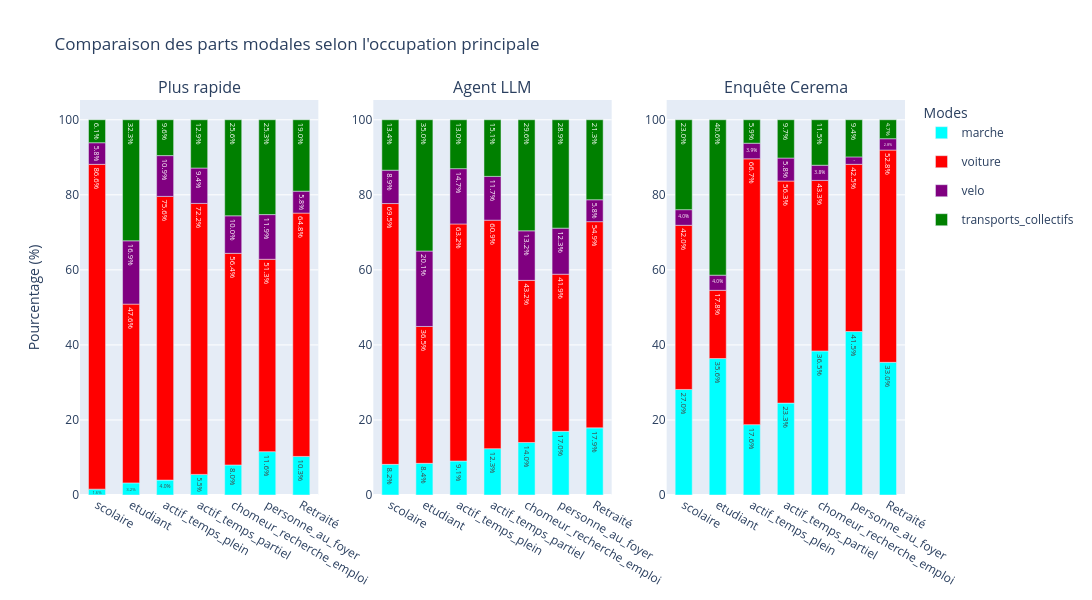

Write notebook code for a chart like this one.
### Code cell
bar_graph(moves, cerema["parts_modales_2023"]["occupation"], "Comparaison des parts modales selon l'occupation principale", x_name="Occupation principale")

### Figure 1 — Plotly figure (JSON) as saved in the notebook; plotly's stock layout.template omitted (floating-point values rounded to 4 significant figures)
{"data": [{"legendgroup": "marche", "marker": {"color": "cyan"}, "name": "marche", "showlegend": true, "text": ["1.56062424969988", "3.225806451612903", "3.9738430583501003", "5.4888507718696395", "8.0", "11.552346570397113", "10.279187817258883"], "textposition": "inside", "texttemplate": "%{text:.1f}%", "type": "bar", "x": ["scolaire", "etudiant", "actif_temps_plein", "actif_temps_partiel", "chomeur_recherche_emploi", "personne_au_foyer", "Retraité"], "xaxis": "x", "y": [13, 13, 79, 32, 20, 32, 81], "yaxis": "y"}, {"legendgroup": "voiture", "marker": {"color": "red"}, "name": "voiture", "showlegend": true, "text": ["86.5546218487395", "47.64267990074442", "75.6036217303823", "72.21269296740995", "56.39999999999999", "51.26353790613718", "64.84771573604061"], "textposition": "inside", "texttemplate": "%{text:.1f}%", "type": "bar", "x": ["scolaire", "etudiant", "actif_temps_plein", "actif_temps_partiel", "chomeur_recherche_emploi", "personne_au_foyer", "Retraité"], "xaxis": "x", "y": [721, 192, 1503, 421, 141, 142, 511], "yaxis": "y"}, {"legendgroup": "velo", "marker": {"color": "purple"}, "name": "velo", "showlegend": true, "text": ["5.762304921968788", "16.87344913151365", "10.865191146881289", "9.433962264150944", "10.0", "11.913357400722022", "5.83756345177665"], "textposition": "inside", "texttemplate": "%{text:.1f}%", "type": "bar", "x": ["scolaire", "etudiant", "actif_temps_plein", "actif_temps_partiel", "chomeur_recherche_emploi", "personne_au_foyer", "Retraité"], "xaxis": "x", "y": [48, 68, 216, 55, 25, 33, 46], "yaxis": "y"}, {"legendgroup": "transports_collectifs", "marker": {"color": "green"}, "name": "transports_collectifs", "showlegend": true, "text": ["6.122448979591836", "32.25806451612903", "9.557344064386317", "12.864493996569468", "25.6", "25.27075812274368", "19.035532994923855"], "textposition": "inside", "texttemplate": "%{text:.1f}%", "type": "bar", "x": ["scolaire", "etudiant", "actif_temps_plein", "actif_temps_partiel", "chomeur_recherche_emploi", "personne_au_foyer", "Retraité"], "xaxis": "x", "y": [51, 130, 190, 75, 64, 70, 150], "yaxis": "y"}, {"legendgroup": "marche", "marker": {"color": "cyan"}, "name": "marche", "showlegend": false, "text": ["8.16326530612245", "8.436724565756824", "9.054325955734406", "12.34991423670669", "14.000000000000002", "16.967509025270758", "17.893401015228427"], "textposition": "inside", "texttemplate": "%{text:.1f}%", "type": "bar", "x": ["scolaire", "etudiant", "actif_temps_plein", "actif_temps_partiel", "chomeur_recherche_emploi", "personne_au_foyer", "Retraité"], "xaxis": "x2", "y": [68, 34, 180, 72, 35, 47, 141], "yaxis": "y2"}, {"legendgroup": "voiture", "marker": {"color": "red"}, "name": "voiture", "showlegend": false, "text": ["69.5078031212485", "36.47642679900744", "63.17907444668008", "60.891938250428815", "43.2", "41.87725631768953", "54.9492385786802"], "textposition": "inside", "texttemplate": "%{text:.1f}%", "type": "bar", "x": ["scolaire", "etudiant", "actif_temps_plein", "actif_temps_partiel", "chomeur_recherche_emploi", "personne_au_foyer", "Retraité"], "xaxis": "x2", "y": [579, 147, 1256, 355, 108, 116, 433], "yaxis": "y2"}, {"legendgroup": "velo", "marker": {"color": "purple"}, "name": "velo", "showlegend": false, "text": ["8.883553421368548", "20.099255583126553", "14.738430583501005", "11.663807890222985", "13.200000000000001", "12.274368231046932", "5.83756345177665"], "textposition": "inside", "texttemplate": "%{text:.1f}%", "type": "bar", "x": ["scolaire", "etudiant", "actif_temps_plein", "actif_temps_partiel", "chomeur_recherche_emploi", "personne_au_foyer", "Retraité"], "xaxis": "x2", "y": [74, 81, 293, 68, 33, 34, 46], "yaxis": "y2"}, {"legendgroup": "transports_collectifs", "marker": {"color": "green"}, "name": "transports_collectifs", "showlegend": false, "text": ["13.445378151260504", "34.98759305210918", "13.028169014084506", "15.09433962264151", "29.599999999999998", "28.880866425992778", "21.31979695431472"], "textposition": "inside", "texttemplate": "%{text:.1f}%", "type": "bar", "x": ["scolaire", "etudiant", "actif_temps_plein", "actif_temps_partiel", "chomeur_recherche_emploi", "personne_au_foyer", "Retraité"], "xaxis": "x2", "y": [112, 141, 259, 88, 74, 80, 168], "yaxis": "y2"}, {"legendgroup": "marche", "marker": {"color": "cyan"}, "name": "marche", "showlegend": false, "text": ["27.0", "35.64356435643564", "17.647058823529413", "23.300970873786408", "36.53846153846153", "41.509433962264154", "33.0188679245283"], "textposition": "inside", "texttemplate": "%{text:.1f}%", "type": "bar", "x": ["scolaire", "etudiant", "actif_temps_plein", "actif_temps_partiel", "chomeur_recherche_emploi", "personne_au_foyer", "Retraité"], "xaxis": "x3", "y": [27, 36, 18, 24, 38, 44, 35], "yaxis": "y3"}, {"legendgroup": "voiture", "marker": {"color": "red"}, "name": "voiture", "showlegend": false, "text": ["42.0", "17.82178217821782", "66.66666666666666", "56.310679611650485", "43.269230769230774", "42.45283018867924", "52.83018867924528"], "textposition": "inside", "texttemplate": "%{text:.1f}%", "type": "bar", "x": ["scolaire", "etudiant", "actif_temps_plein", "actif_temps_partiel", "chomeur_recherche_emploi", "personne_au_foyer", "Retraité"], "xaxis": "x3", "y": [42, 18, 68, 58, 45, 45, 56], "yaxis": "y3"}, {"legendgroup": "velo", "marker": {"color": "purple"}, "name": "velo", "showlegend": false, "text": ["4.0", "3.9603960396039604", "3.9215686274509802", "5.825242718446602", "3.8461538461538463", "1.8867924528301887", "2.8301886792452833"], "textposition": "inside", "texttemplate": "%{text:.1f}%", "type": "bar", "x": ["scolaire", "etudiant", "actif_temps_plein", "actif_temps_partiel", "chomeur_recherche_emploi", "personne_au_foyer", "Retraité"], "xaxis": "x3", "y": [4, 4, 4, 6, 4, 2, 3], "yaxis": "y3"}, {"legendgroup": "transports_collectifs", "marker": {"color": "green"}, "name": "transports_collectifs", "showlegend": false, "text": ["23.0", "40.5940594059406", "5.88235294117647", "9.70873786407767", "11.538461538461538", "9.433962264150944", "4.716981132075472"], "textposition": "inside", "texttemplate": "%{text:.1f}%", "type": "bar", "x": ["scolaire", "etudiant", "actif_temps_plein", "actif_temps_partiel", "chomeur_recherche_emploi", "personne_au_foyer", "Retraité"], "xaxis": "x3", "y": [23, 41, 6, 10, 12, 10, 5], "yaxis": "y3"}], "layout": {"annotations": [{"font": {"size": 16}, "showarrow": false, "text": "Plus rapide", "x": 0.1444, "xanchor": "center", "xref": "paper", "y": 1.0, "yanchor": "bottom", "yref": "paper"}, {"font": {"size": 16}, "showarrow": false, "text": "Agent LLM", "x": 0.5, "xanchor": "center", "xref": "paper", "y": 1.0, "yanchor": "bottom", "yref": "paper"}, {"font": {"size": 16}, "showarrow": false, "text": "Enquête Cerema", "x": 0.8556, "xanchor": "center", "xref": "paper", "y": 1.0, "yanchor": "bottom", "yref": "paper"}], "bargap": 0.5, "barmode": "relative", "barnorm": "percent", "height": 600, "legend": {"title": {"text": "Modes"}}, "title": {"text": "Comparaison des parts modales selon l'occupation principale"}, "width": 1300, "xaxis": {"anchor": "y", "categoryarray": ["scolaire", "etudiant", "actif_temps_plein", "actif_temps_partiel", "chomeur_recherche_emploi", "personne_au_foyer", "Retraité"], "categoryorder": "array", "domain": [0.0, 0.2889], "showgrid": false, "type": "category"}, "xaxis2": {"anchor": "y2", "categoryarray": ["scolaire", "etudiant", "actif_temps_plein", "actif_temps_partiel", "chomeur_recherche_emploi", "personne_au_foyer", "Retraité"], "categoryorder": "array", "domain": [0.3556, 0.6444], "showgrid": false, "type": "category"}, "xaxis3": {"anchor": "y3", "categoryarray": ["scolaire", "etudiant", "actif_temps_plein", "actif_temps_partiel", "chomeur_recherche_emploi", "personne_au_foyer", "Retraité"], "categoryorder": "array", "domain": [0.7111, 1.0], "showgrid": false, "type": "category"}, "yaxis": {"anchor": "x", "domain": [0.0, 1.0], "title": {"text": "Pourcentage (%)"}}, "yaxis2": {"anchor": "x2", "domain": [0.0, 1.0]}, "yaxis3": {"anchor": "x3", "domain": [0.0, 1.0]}}}
